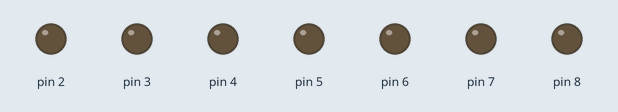
Recording of a sketch running on a simulated Arduino Uno, built with avr-gcc and run on an emulated ATmega328P. Parts: output pins drawn as LEDs (lit = HIGH).

Above: at 1.5 s.
At 2.15 s:
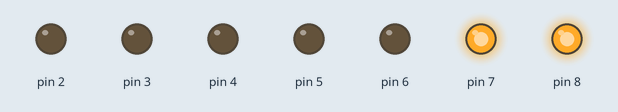
At 2.45 s:
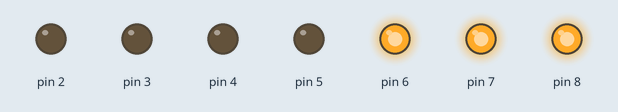
At 3.05 s:
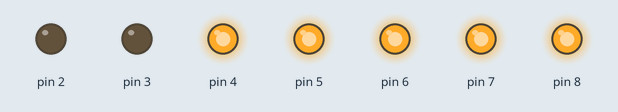
At 5.35 s:
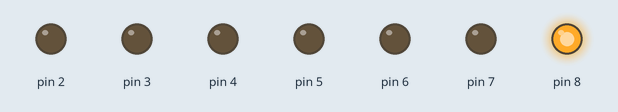
At 6.85 s:
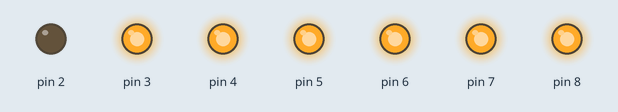
Timing chart, 0 to 8.1 s (numbered marks = the images above):
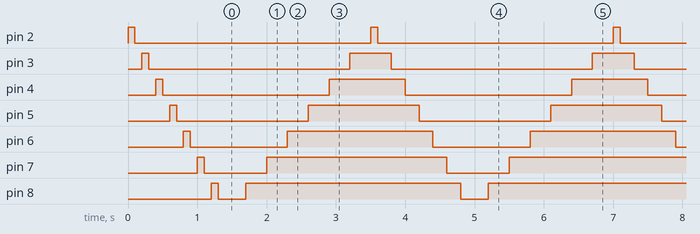

The sketch:

6_rebote.ino
```cpp
int leds;
void setup() {
  // put your setup code here, to run once:

  for(leds=2;leds<9;leds++){
    pinMode (leds, OUTPUT);

    }

}

void loop() {
  // put your main code here, to run repeatedly:
  for(leds=2; leds<9; leds=leds+1){

    digitalWrite (leds, 1);
    delay (100);
 digitalWrite (leds, 0);
    delay (100);


    }

     for(leds=9; leds<2; leds=leds-1){

    digitalWrite (leds, 1);
    delay (100);
 digitalWrite (leds, 0);
    delay (100);


    }

     for(leds=9; leds>2; leds=leds-1){

    digitalWrite (leds, 1);
    delay (300);


    }

}
```

Measured:
- by itself, pin 2: alternates HIGH for 0.10 s and LOW for 3.4 s
- by itself, pin 3: repeats every 3.5 s: LOW 2.9 s, HIGH 0.60 s
- by itself, pin 4: repeats every 3.5 s: LOW 2.4 s, HIGH 1.1 s
- by itself, pin 5: repeats every 3.5 s: LOW 1.9 s, HIGH 1.6 s
- by itself, pin 6: repeats every 3.5 s: LOW 1.4 s, HIGH 2.1 s
- by itself, pin 7: repeats every 3.5 s: LOW 0.90 s, HIGH 2.6 s
- by itself, pin 8: repeats every 3.5 s: LOW 0.40 s, HIGH 3.1 s
